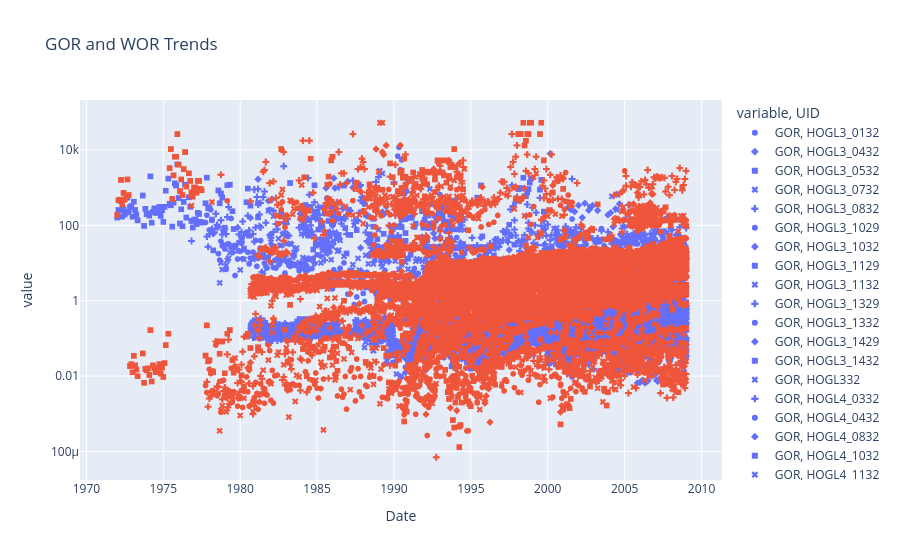

The notebook cell this image was saved under:
### Code cell
fig2 = px.scatter(
    data,
    x='Date',
    y=['GOR', 'WOR'],
    log_y=True,
    symbol='UID',
    title='GOR and WOR Trends'
)

fig2.show()

# Save image
fig2.write_image("../images/gor_wor.png")
